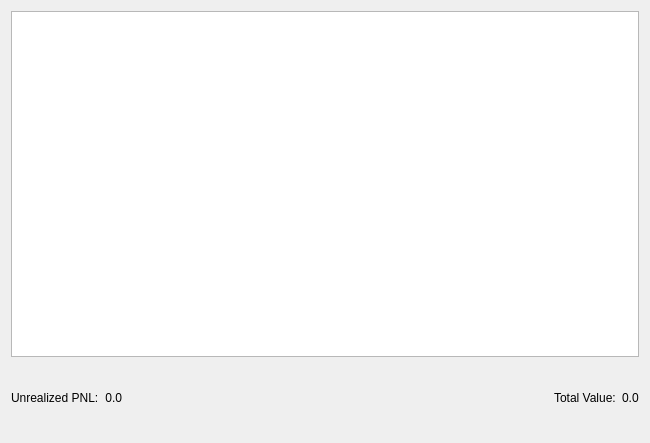
<?xml version="1.0" encoding="UTF-8"?>
<ui version="4.0">
 <class>Form</class>
 <widget class="QWidget" name="Form">
  <property name="geometry">
   <rect>
    <x>0</x>
    <y>0</y>
    <width>650</width>
    <height>443</height>
   </rect>
  </property>
  <property name="windowTitle">
   <string>Form</string>
  </property>
  <layout class="QGridLayout" name="gridLayout">
   <item row="0" column="0">
    <layout class="QVBoxLayout" name="verticalLayout_2" stretch="5,1">
     <item>
      <widget class="QTableView" name="stock_table"/>
     </item>
     <item>
      <layout class="QHBoxLayout" name="horizontalLayout_2">
       <item>
        <widget class="QLabel" name="label_3">
         <property name="text">
          <string>Unrealized PNL:</string>
         </property>
        </widget>
       </item>
       <item>
        <widget class="QLabel" name="unrealized_pnl_label">
         <property name="text">
          <string>0.0</string>
         </property>
         <property name="alignment">
          <set>Qt::AlignRight|Qt::AlignTrailing|Qt::AlignVCenter</set>
         </property>
        </widget>
       </item>
       <item>
        <spacer name="horizontalSpacer">
         <property name="orientation">
          <enum>Qt::Horizontal</enum>
         </property>
         <property name="sizeHint" stdset="0">
          <size>
           <width>40</width>
           <height>20</height>
          </size>
         </property>
        </spacer>
       </item>
       <item>
        <widget class="QLabel" name="label">
         <property name="text">
          <string>Total Value:</string>
         </property>
        </widget>
       </item>
       <item alignment="Qt::AlignRight">
        <widget class="QLabel" name="total_value_label">
         <property name="text">
          <string>0.0</string>
         </property>
        </widget>
       </item>
      </layout>
     </item>
    </layout>
   </item>
  </layout>
 </widget>
 <resources/>
 <connections/>
</ui>
